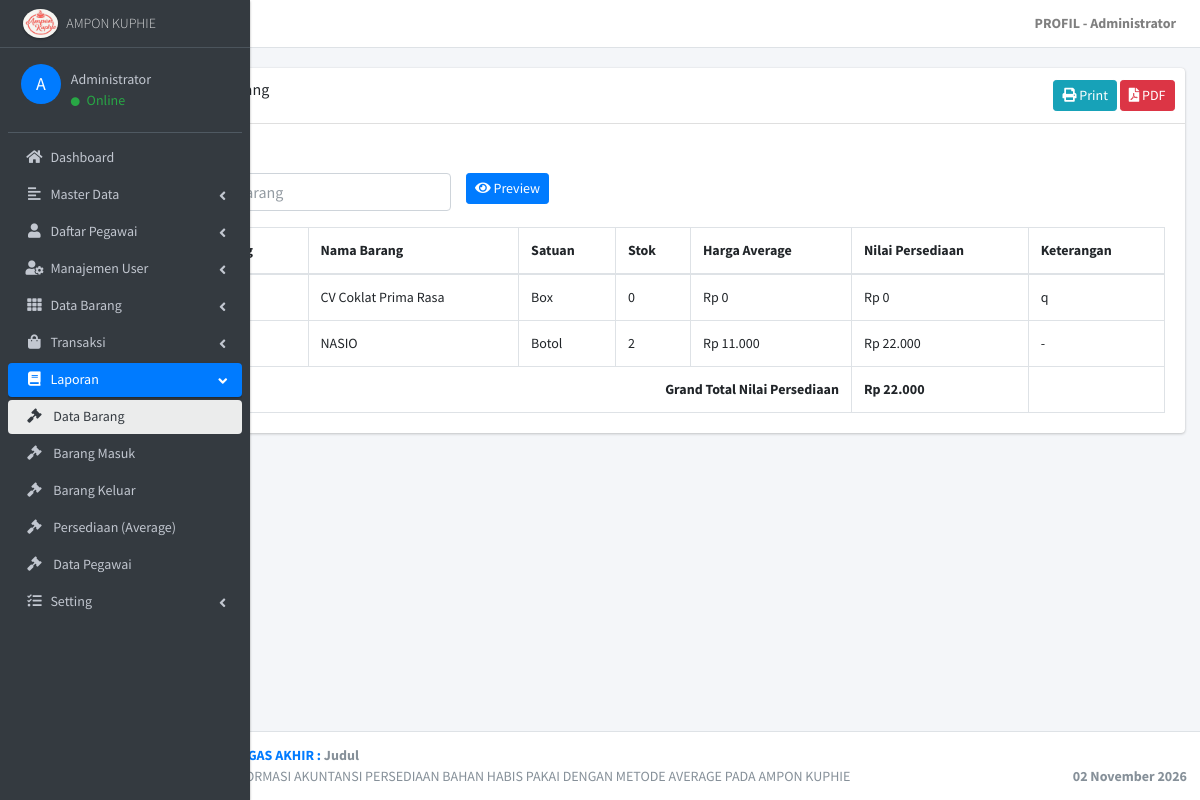
The page /beranda.php?page=lap_barang (signed in) on the database its author committed.
### tables this page shows
CREATE TABLE `tbl_barang` (
  `id_barang` int(11) NOT NULL,
  `kode_barang` varchar(20) NOT NULL,
  `nama_barang` varchar(100) NOT NULL,
  `id_satuan` int(11) NOT NULL,
  `stok` int(11) NOT NULL DEFAULT 0,
  `harga_average` decimal(15,2) NOT NULL DEFAULT 0.00,
  `keterangan` text DEFAULT NULL
);

CREATE TABLE `tbl_satuan` (
  `id_satuan` int(11) NOT NULL,
  `nama_satuan` varchar(50) NOT NULL
);

### modul/laporan/laporan_barang/index.php (the view, shortened to what this page needs)
<?php
$cari = isset($_GET['cari']) ? $_GET['cari'] : '';
$where_cari = '';
$qry = mysqli_query($konek, "select `tbl_barang`.`id_barang` AS `id_barang`, `tbl_barang`.`kode_barang` AS `kode_barang`, `tbl_barang`.`nama_barang` AS `nama_barang`, `tbl_barang`.`stok` AS `stok`, `tbl_barang`.`harga_average` AS `harga_average`, `tbl_barang`.`keterangan` AS `keterangan`, `tbl_satuan`.`nama_satuan` AS `nama_satuan` from (`tbl_barang` join `tbl_satuan` on((`tbl_barang`.`id_satuan` = `tbl_satuan`.`id_satuan`)))" . $where_cari . " order by `tbl_barang`.`nama_barang` asc");
$no = 1;
$rows = array();
while ($data = mysqli_fetch_array($qry)) {
    $rows[] = array(
        'no' => $no++,
        'kode' => $data['kode_barang'],
        'nama' => $data['nama_barang'],
        'satuan' => $data['nama_satuan'],
        'stok' => $data['stok'],
        'harga' => 'Rp ' . number_format($data['harga_average'], 0, ',', '.'),
        'nilai' => 'Rp ' . number_format($data['stok'] * $data['harga_average'], 0, ',', '.'),
        'ket' => $data['keterangan'],
    );
}
?>
<div class="col-12">
    <div class="card">
        <div class="card-header">
            <h3 class="card-title"><i class="fas fa-file-alt mr-2"></i>Laporan Data Barang</h3>
            <div class="card-tools laporan-tools">
                <button type="button" class="btn btn-info btn-sm" onclick="window.print()">
                    <i class="fas fa-print"></i> Print
                </button>
                <button type="button" class="btn btn-danger btn-sm" onclick="cetakPDF()">
                    <i class="fas fa-file-pdf"></i> PDF
                </button>
            </div>
        </div>
        <div class="card-body">
            <form method="GET" class="laporan-filter mb-3">
                <div class="row">
                    <div class="col-md-4">
                        <label>Cari Barang</label>
                        <input type="text" name="cari" class="form-control" value="<?php echo $cari; ?>" placeholder="Kode atau Nama Barang">
                    </div>
                    <div class="col-md-3">
                        <label>&nbsp;</label><br>
                        <button type="submit" class="btn btn-primary btn-sm">
                            <i class="fas fa-eye"></i> Preview
                        </button>
                    </div>
                </div>
            </form>
            <table class="table table-bordered table-hover">
                <thead>
                    <tr>
                        <th width="5%">No</th>
                        <th>Kode Barang</th>
                        <th>Nama Barang</th>
                        <th>Satuan</th>
                        <th>Stok</th>
                        <th>Harga Average</th>
                        <th>Nilai Persediaan</th>
                        <th>Keterangan</th>
                    </tr>
                </thead>
                <tbody>
                    <?php
                    $grand_total = 0;
                    foreach ($rows as $row) {
                        $grand_total += (int) str_replace(array('Rp ', '.'), '', $row['nilai']);
                    ?>
                        <tr>
                            <td><?php echo $row['no']; ?></td>
                            <td><?php echo $row['kode']; ?></td>
                            <td><?php echo $row['nama']; ?></td>
                            <td><?php echo $row['satuan']; ?></td>
                            <td><?php echo $row['stok']; ?></td>
                            <td><?php echo $row['harga']; ?></td>
                            <td><?php echo $row['nilai']; ?></td>
                            <td><?php echo $row['ket']; ?></td>
                        </tr>
                    <?php
                    }
                    ?>
                </tbody>
                <tfoot>
                    <tr>
                        <th colspan="6" class="text-right">Grand Total Nilai Persediaan</th>
                        <th><?php echo 'Rp ' . number_format($grand_total, 0, ',', '.'); ?></th>
                        <th></th>
                    </tr>
                </tfoot>
            </table>
        </div>
    </div>
</div>

### rows shown on the page
tbl_barang: nama_barang "CV Coklat Prima Rasa", id_satuan.nama_satuan "Box", stok "0", harga "Rp 0", nilai "Rp 0", keterangan "q"
tbl_barang: nama_barang "NASIO", id_satuan.nama_satuan "Botol", stok "2", harga "Rp 11.000", nilai "Rp 22.000", keterangan "-"

### other values the page prints
$_SESSION['nama'] "Administrator"
substr(trim($nama_avatar), 0, 1) "A"
$grand_total "22.000"
